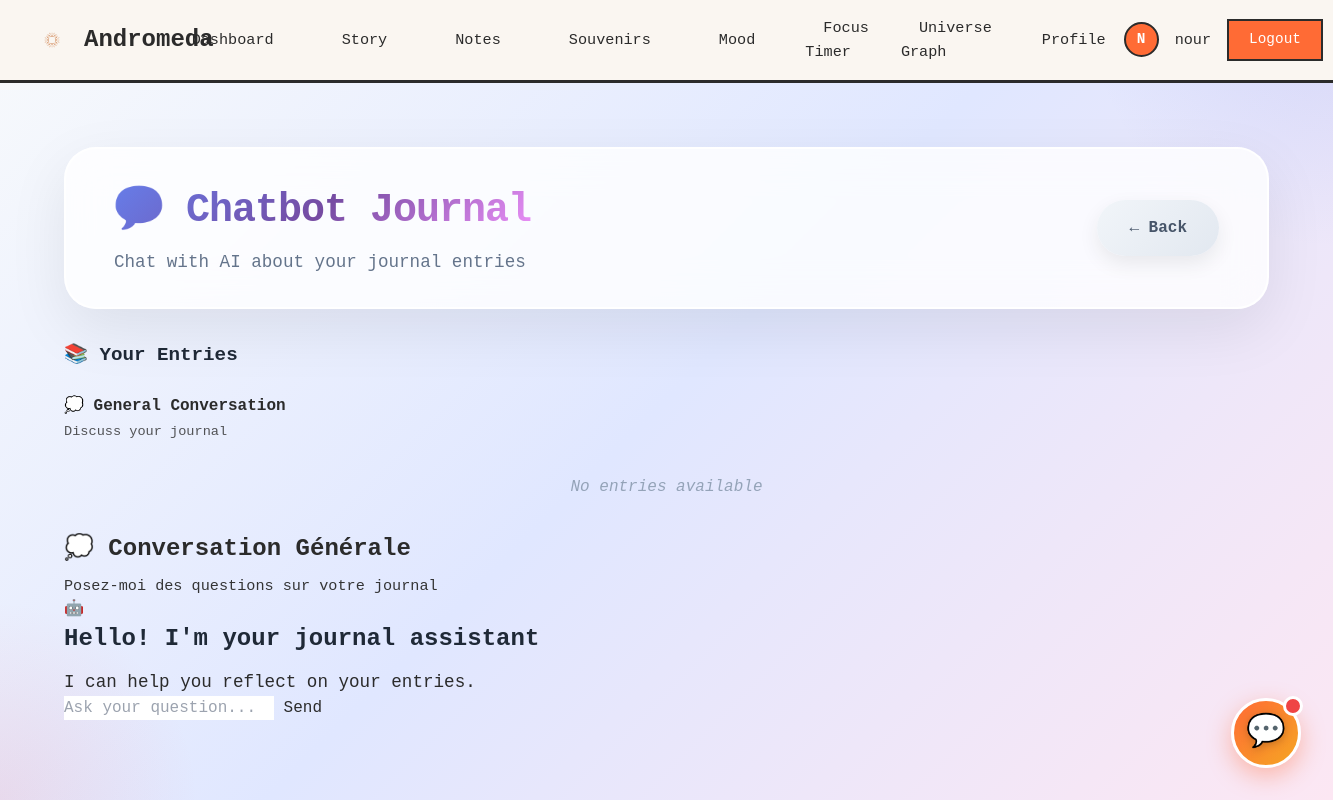
The page /journal/chatbot/ (signed in) on the database as committed earlier.
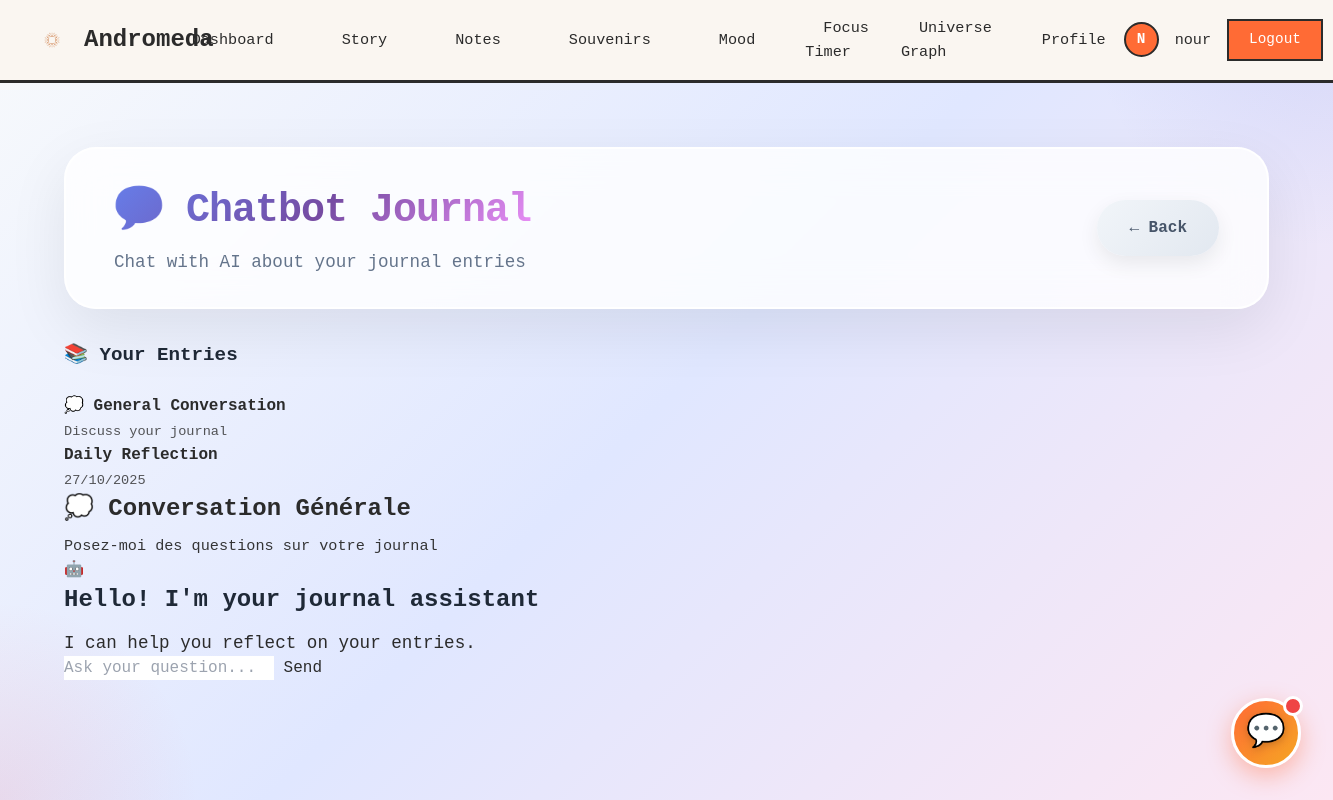
The same page on the database as committed later.
### core/models.py (models this page shows, shortened)
class EntreeJournal(models.Model):
    utilisateur = models.ForeignKey('User', on_delete=models.CASCADE, related_name='entrees_journal')
    titre = models.CharField(max_length=200, help_text="Entry title")
    contenu_texte = models.TextField(help_text="Entry content")
    lieu = models.CharField(max_length=200, blank=True, default='', help_text="Location where the entry was written")
    meteo = models.CharField(max_length=50, blank=True, default='', help_text="Weather on the day")
    auto_summary = models.TextField(blank=True, default='', help_text="AI-generated summary")
    is_public = models.BooleanField(default=False, help_text="Public entry")
    is_favorite = models.BooleanField(default=False, help_text="Favorite entry")
    date_creation = models.DateTimeField(auto_now_add=True)
    updated_at = models.DateTimeField(auto_now=True)
    class Meta:
        verbose_name = "Journal Entry"
        verbose_name_plural = "Journal Entries"
        ordering = ['-date_creation']
        indexes = [
            models.Index(fields=['-date_creation']),
            models.Index(fields=['utilisateur', '-date_creation']),
        ]

### core/views_ai.py (the view)
# urls.py: path('journal/chatbot/', views_ai.page_chatbot, name='page_chatbot'),
@login_required
def page_chatbot(request):
    entrees_recentes = EntreeJournal.objects.filter(
        utilisateur=request.user
    ).order_by('-date_creation')[:5]
    context = {
        'entrees_recentes': entrees_recentes,
    }
    return render(request, 'core/journal/chatbot.html', context)

### core/templates/core/journal/chatbot.html (shortened to what this page needs)
{% extends "core/dashboard_base.html" %}
{% load static %}
{% block content %}
<div style="position: fixed; top: 0; left: 0; right: 0; bottom: 0; z-index: -1; overflow: hidden; background: linear-gradient(135deg, #f8fafc 0%, #e0e7ff 50%, #fce7f3 100%);">
    <div style="position: absolute; width: 500px; height: 500px; border-radius: 50%; background: radial-gradient(circle, rgba(102,126,234,0.15) 0%, transparent 70%); top: -250px; right: -250px; animation: float 20s ease-in-out infinite;"></div>
    <div style="position: absolute; width: 400px; height: 400px; border-radius: 50%; background: radial-gradient(circle, rgba(245,87,108,0.12) 0%, transparent 70%); bottom: -200px; left: -200px; animation: float 25s ease-in-out infinite reverse;"></div>
</div>
<div style="max-width: 1400px; margin: 0 auto; padding: 2rem;">
    <div style="background: rgba(255,255,255,0.8); backdrop-filter: blur(20px); border-radius: 32px; padding: 2rem 3rem; margin-bottom: 2rem; box-shadow: 0 20px 60px rgba(0,0,0,0.08); border: 2px solid rgba(255,255,255,0.9); display: flex; justify-content: space-between; align-items: center;">
        <div>
            <h1 style="font-size: 2.5rem; font-weight: 900; margin-bottom: 0.5rem; background: linear-gradient(135deg, #667eea 0%, #764ba2 50%, #f093fb 100%); -webkit-background-clip: text; -webkit-text-fill-color: transparent; background-clip: text; letter-spacing: -1px;">💬 Chatbot Journal</h1>
            <p style="color: #64748b; font-size: 1.1rem; font-weight: 500;">Chat with AI about your journal entries</p>
        </div>
        <a href="{% url 'core:liste_entrees_journal' %}" style="padding: 1rem 2rem; border-radius: 50px; background: linear-gradient(135deg, #f1f5f9 0%, #e2e8f0 100%); color: #475569; font-weight: 700; text-decoration: none; box-shadow: 0 8px 20px rgba(0,0,0,0.08); transition: all 0.3s ease; display: inline-flex; align-items: center; gap: 0.5rem;" onmouseover="this.style.transform='translateY(-3px)'; this.style.boxShadow='0 12px 30px rgba(0,0,0,0.12)'" onmouseout="this.style.transform='translateY(0)'; this.style.boxShadow='0 8px 20px rgba(0,0,0,0.08)'">← Back</a>
    </div>
    <div class="chat-container">
        <div class="chat-sidebar">
            <h3 style="font-size: 1.2rem; font-weight: 800; margin-bottom: 1.5rem; color: #1f2937;">📚 Your Entries</h3>
            <div class="entry-card" onclick="selectEntry(null)" id="entry-general">
                <div style="font-weight: 700; margin-bottom: 0.25rem;">💭 General Conversation</div>
                <div style="font-size: 0.85rem; opacity: 0.8;">Discuss your journal</div>
            </div>
            {% for entree in entrees_recentes %}
            <div class="entry-card" onclick="selectEntry({{ entree.pk }})" id="entry-{{ entree.pk }}">
                <div style="font-weight: 700; margin-bottom: 0.25rem;">{{ entree.titre|truncatewords:5 }}</div>
                <div style="font-size: 0.85rem; opacity: 0.8;">{{ entree.date_creation|date:"d/m/Y" }}</div>
            </div>
            {% endfor %}
            {% if not entrees_recentes %}
            <p style="text-align: center; color: #94a3b8; font-style: italic; padding: 2rem 0;">No entries available</p>
            {% endif %}
        </div>
        <div class="chat-main">
            <div class="chat-header">
                <h2 style="font-size: 1.5rem; font-weight: 800; margin-bottom: 0.5rem;" id="chat-title">💭 General Conversation</h2>
                <p style="opacity: 0.95; font-size: 0.95rem;" id="chat-subtitle">Ask me questions about your journal</p>
            </div>
            <div class="chat-messages" id="chatMessages">
            </div>
            <div class="chat-input-area">
                <input type="text" class="chat-input" id="chatInput" placeholder="Ask your question..." onkeypress="handleKeyPress(event)">
                <button class="send-btn" onclick="sendMessage()" id="sendBtn">
                    <span id="sendBtnText">Send</span>
                </button>
            </div>
        </div>
    </div>
</div>
{% endblock %}

Rows that differ between the two databases and show on the page:
added EntreeJournal: titre "Daily Reflection", date_creation "27/10/2025"
Other text that changed with them:
text no longer shown: "No entries available"
